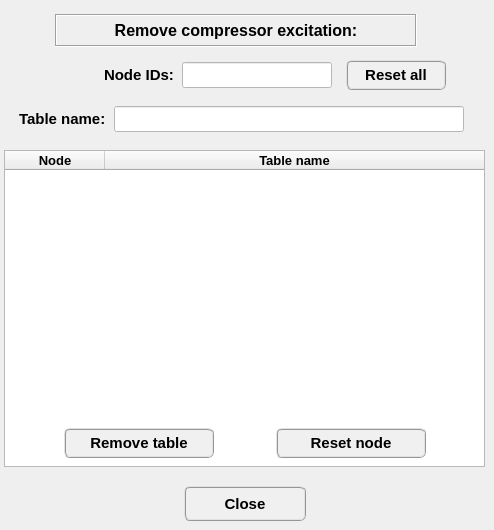
      <widget class="QWidget" name="tab_remove">
       <attribute name="title">
        <string>Remove</string>
       </attribute>
       <widget class="QLabel" name="label_29">
        <property name="geometry">
         <rect>
          <x>55</x>
          <y>14</y>
          <width>362</width>
          <height>33</height>
         </rect>
        </property>
        <property name="font">
         <font>
          <family>Arial</family>
          <pointsize>12</pointsize>
          <weight>75</weight>
          <italic>false</italic>
          <bold>true</bold>
         </font>
        </property>
        <property name="frameShape">
         <enum>QFrame::Box</enum>
        </property>
        <property name="frameShadow">
         <enum>QFrame::Sunken</enum>
        </property>
        <property name="text">
         <string>Remove compressor excitation:</string>
        </property>
        <property name="textFormat">
         <enum>Qt::AutoText</enum>
        </property>
        <property name="alignment">
         <set>Qt::AlignCenter</set>
        </property>
       </widget>
       <widget class="QPushButton" name="pushButton_remove_table">
        <property name="geometry">
         <rect>
          <x>64</x>
          <y>428</y>
          <width>150</width>
          <height>30</height>
         </rect>
        </property>
        <property name="minimumSize">
         <size>
          <width>150</width>
          <height>30</height>
         </size>
        </property>
        <property name="maximumSize">
         <size>
          <width>150</width>
          <height>30</height>
         </size>
        </property>
        <property name="font">
         <font>
          <family>MS Shell Dlg 2</family>
          <pointsize>11</pointsize>
          <weight>75</weight>
          <italic>false</italic>
          <bold>true</bold>
         </font>
        </property>
        <property name="styleSheet">
         <string notr="true">QPushButton{border-radius: 6px; border-color: rgb(150, 150, 150); border-style: ridge; border-width: 2px; color: rgb(0, 0, 0); background-color: rgb(240, 240, 240); font: 75 bold 11pt &quot;MS Shell Dlg 2&quot;}
QPushButton:hover{border-radius: 6px; border-color: rgb(0, 170, 255); border-style: ridge; border-width: 2px; color: rgb(0, 0, 0); background-color: rgba(174, 213, 255, 100); font: 75 bold 11pt &quot;MS Shell Dlg 2&quot;}
QPushButton:pressed{border-radius: 6px; border-color: rgb(0, 170, 255); border-style: ridge; border-width: 3px; color: rgb(0, 0, 0); background-color: rgb(174, 213, 255); font: 75 bold 11pt &quot;MS Shell Dlg 2&quot;}</string>
        </property>
        <property name="text">
         <string>Remove table</string>
        </property>
       </widget>
       <widget class="QTreeWidget" name="treeWidget_compressor_excitation">
        <property name="geometry">
         <rect>
          <x>4</x>
          <y>150</y>
          <width>481</width>
          <height>317</height>
         </rect>
        </property>
        <property name="minimumSize">
         <size>
          <width>0</width>
          <height>0</height>
         </size>
        </property>
        <property name="maximumSize">
         <size>
          <width>1000</width>
          <height>1000</height>
         </size>
        </property>
        <property name="font">
         <font>
          <family>MS Shell Dlg 2</family>
          <pointsize>9</pointsize>
          <weight>50</weight>
          <italic>false</italic>
          <bold>false</bold>
         </font>
        </property>
        <property name="frameShape">
         <enum>QFrame::StyledPanel</enum>
        </property>
        <property name="frameShadow">
         <enum>QFrame::Sunken</enum>
        </property>
        <property name="indentation">
         <number>0</number>
        </property>
        <column>
         <property name="text">
          <string>Node</string>
         </property>
         <property name="font">
          <font>
           <family>MS Shell Dlg 2</family>
           <pointsize>10</pointsize>
           <weight>75</weight>
           <italic>false</italic>
           <bold>true</bold>
          </font>
         </property>
         <property name="textAlignment">
          <set>AlignCenter</set>
         </property>
        </column>
        <column>
         <property name="text">
          <string>Table name</string>
         </property>
         <property name="font">
          <font>
           <family>MS Shell Dlg 2</family>
           <pointsize>10</pointsize>
           <weight>75</weight>
           <italic>false</italic>
           <bold>true</bold>
          </font>
         </property>
         <property name="textAlignment">
          <set>AlignCenter</set>
         </property>
        </column>
       </widget>
       <widget class="QPushButton" name="pushButton_reset_all">
        <property name="geometry">
         <rect>
          <x>346</x>
          <y>60</y>
          <width>100</width>
          <height>30</height>
         </rect>
        </property>
        <property name="minimumSize">
         <size>
          <width>100</width>
          <height>30</height>
         </size>
        </property>
        <property name="maximumSize">
         <size>
          <width>100</width>
          <height>30</height>
         </size>
        </property>
        <property name="font">
         <font>
          <family>MS Shell Dlg 2</family>
          <pointsize>11</pointsize>
          <weight>75</weight>
          <italic>false</italic>
          <bold>true</bold>
         </font>
        </property>
        <property name="styleSheet">
         <string notr="true">QPushButton{border-radius: 6px; border-color: rgb(150, 150, 150); border-style: ridge; border-width: 2px; color: rgb(0, 0, 0); background-color: rgb(240, 240, 240); font: 75 bold 11pt &quot;MS Shell Dlg 2&quot;}
QPushButton:hover{border-radius: 6px; border-color: rgb(0, 170, 255); border-style: ridge; border-width: 2px; color: rgb(0, 0, 0); background-color: rgba(174, 213, 255, 100); font: 75 bold 11pt &quot;MS Shell Dlg 2&quot;}
QPushButton:pressed{border-radius: 6px; border-color: rgb(0, 170, 255); border-style: ridge; border-width: 3px; color: rgb(0, 0, 0); background-color: rgb(174, 213, 255); font: 75 bold 11pt &quot;MS Shell Dlg 2&quot;}</string>
        </property>
        <property name="text">
         <string>Reset all</string>
        </property>
       </widget>
       <widget class="QLineEdit" name="lineEdit_id_labels_node_IDs">
        <property name="enabled">
         <bool>false</bool>
        </property>
        <property name="geometry">
         <rect>
          <x>68</x>
          <y>62</y>
          <width>110</width>
          <height>26</height>
         </rect>
        </property>
        <property name="palette">
         <palette>
          <active>
           <colorrole role="WindowText">
            <brush brushstyle="SolidPattern">
             <color alpha="255">
              <red>0</red>
              <green>0</green>
              <blue>0</blue>
             </color>
            </brush>
           </colorrole>
           <colorrole role="Dark">
            <brush brushstyle="SolidPattern">
             <color alpha="255">
              <red>0</red>
              <green>0</green>
              <blue>0</blue>
             </color>
            </brush>
           </colorrole>
           <colorrole role="Text">
            <brush brushstyle="SolidPattern">
             <color alpha="255">
              <red>0</red>
              <green>0</green>
              <blue>0</blue>
             </color>
            </brush>
           </colorrole>
           <colorrole role="ButtonText">
            <brush brushstyle="SolidPattern">
             <color alpha="255">
              <red>0</red>
              <green>0</green>
              <blue>0</blue>
             </color>
            </brush>
           </colorrole>
          </active>
          <inactive>
           <colorrole role="WindowText">
            <brush brushstyle="SolidPattern">
             <color alpha="255">
              <red>0</red>
              <green>0</green>
              <blue>0</blue>
             </color>
            </brush>
           </colorrole>
           <colorrole role="Dark">
            <brush brushstyle="SolidPattern">
             <color alpha="255">
              <red>0</red>
              <green>0</green>
              <blue>0</blue>
             </color>
            </brush>
           </colorrole>
           <colorrole role="Text">
            <brush brushstyle="SolidPattern">
             <color alpha="255">
              <red>0</red>
              <green>0</green>
              <blue>0</blue>
             </color>
            </brush>
           </colorrole>
           <colorrole role="ButtonText">
            <brush brushstyle="SolidPattern">
             <color alpha="255">
              <red>0</red>
              <green>0</green>
              <blue>0</blue>
             </color>
            </brush>
           </colorrole>
          </inactive>
          <disabled>
           <colorrole role="WindowText">
            <brush brushstyle="SolidPattern">
             <color alpha="255">
              <red>0</red>
              <green>0</green>
              <blue>0</blue>
             </color>
            </brush>
           </colorrole>
           <colorrole role="Dark">
            <brush brushstyle="SolidPattern">
             <color alpha="255">
              <red>0</red>
              <green>0</green>
              <blue>0</blue>
             </color>
            </brush>
           </colorrole>
           <colorrole role="Text">
            <brush brushstyle="SolidPattern">
             <color alpha="255">
              <red>0</red>
              <green>0</green>
              <blue>0</blue>
             </color>
            </brush>
           </colorrole>
           <colorrole role="ButtonText">
            <brush brushstyle="SolidPattern">
             <color alpha="255">
              <red>0</red>
              <green>0</green>
              <blue>0</blue>
             </color>
            </brush>
           </colorrole>
          </disabled>
         </palette>
        </property>
        <property name="font">
         <font>
          <family>Arial</family>
          <pointsize>11</pointsize>
          <weight>75</weight>
          <italic>false</italic>
          <bold>true</bold>
         </font>
        </property>
        <property name="focusPolicy">
         <enum>Qt::ClickFocus</enum>
        </property>
        <property name="autoFillBackground">
         <bool>false</bool>
        </property>
        <property name="text">
         <string>Node IDs:</string>
        </property>
        <property name="frame">
         <bool>false</bool>
        </property>
        <property name="alignment">
         <set>Qt::AlignRight|Qt::AlignTrailing|Qt::AlignVCenter</set>
        </property>
       </widget>
       <widget class="QLineEdit" name="lineEdit_node_ID_info">
        <property name="enabled">
         <bool>false</bool>
        </property>
        <property name="geometry">
         <rect>
          <x>182</x>
          <y>62</y>
          <width>150</width>
          <height>26</height>
         </rect>
        </property>
        <property name="font">
         <font>
          <family>Arial</family>
          <pointsize>11</pointsize>
          <weight>75</weight>
          <italic>false</italic>
          <bold>true</bold>
         </font>
        </property>
        <property name="focusPolicy">
         <enum>Qt::ClickFocus</enum>
        </property>
        <property name="styleSheet">
         <string notr="true">background-color: rgb(255, 255, 255);
color: rgb(0, 0, 0);</string>
        </property>
        <property name="alignment">
         <set>Qt::AlignCenter</set>
        </property>
       </widget>
       <widget class="QLineEdit" name="lineEdit_table_name_">
        <property name="enabled">
         <bool>false</bool>
        </property>
        <property name="geometry">
         <rect>
          <x>10</x>
          <y>106</y>
          <width>99</width>
          <height>26</height>
         </rect>
        </property>
        <property name="palette">
         <palette>
          <active>
           <colorrole role="WindowText">
            <brush brushstyle="SolidPattern">
             <color alpha="255">
              <red>0</red>
              <green>0</green>
              <blue>0</blue>
             </color>
            </brush>
           </colorrole>
           <colorrole role="Dark">
            <brush brushstyle="SolidPattern">
             <color alpha="255">
              <red>0</red>
              <green>0</green>
              <blue>0</blue>
             </color>
            </brush>
           </colorrole>
           <colorrole role="Text">
            <brush brushstyle="SolidPattern">
             <color alpha="255">
              <red>0</red>
              <green>0</green>
              <blue>0</blue>
             </color>
            </brush>
           </colorrole>
           <colorrole role="ButtonText">
            <brush brushstyle="SolidPattern">
             <color alpha="255">
              <red>0</red>
              <green>0</green>
              <blue>0</blue>
             </color>
            </brush>
           </colorrole>
          </active>
          <inactive>
           <colorrole role="WindowText">
            <brush brushstyle="SolidPattern">
             <color alpha="255">
              <red>0</red>
              <green>0</green>
              <blue>0</blue>
             </color>
            </brush>
           </colorrole>
           <colorrole role="Dark">
            <brush brushstyle="SolidPattern">
             <color alpha="255">
              <red>0</red>
              <green>0</green>
              <blue>0</blue>
             </color>
            </brush>
           </colorrole>
           <colorrole role="Text">
            <brush brushstyle="SolidPattern">
             <color alpha="255">
              <red>0</red>
              <green>0</green>
              <blue>0</blue>
             </color>
            </brush>
           </colorrole>
           <colorrole role="ButtonText">
            <brush brushstyle="SolidPattern">
             <color alpha="255">
              <red>0</red>
              <green>0</green>
              <blue>0</blue>
             </color>
            </brush>
           </colorrole>
          </inactive>
          <disabled>
           <colorrole role="WindowText">
            <brush brushstyle="SolidPattern">
             <color alpha="255">
              <red>0</red>
              <green>0</green>
              <blue>0</blue>
             </color>
            </brush>
           </colorrole>
           <colorrole role="Dark">
            <brush brushstyle="SolidPattern">
             <color alpha="255">
              <red>0</red>
              <green>0</green>
              <blue>0</blue>
             </color>
            </brush>
           </colorrole>
           <colorrole role="Text">
            <brush brushstyle="SolidPattern">
             <color alpha="255">
              <red>0</red>
              <green>0</green>
              <blue>0</blue>
             </color>
            </brush>
           </colorrole>
           <colorrole role="ButtonText">
            <brush brushstyle="SolidPattern">
             <color alpha="255">
              <red>0</red>
              <green>0</green>
              <blue>0</blue>
             </color>
            </brush>
           </colorrole>
          </disabled>
         </palette>
        </property>
        <property name="font">
         <font>
          <family>Arial</family>
          <pointsize>11</pointsize>
          <weight>75</weight>
          <italic>false</italic>
          <bold>true</bold>
         </font>
        </property>
        <property name="focusPolicy">
         <enum>Qt::ClickFocus</enum>
        </property>
        <property name="autoFillBackground">
         <bool>false</bool>
        </property>
        <property name="text">
         <string>Table name:</string>
        </property>
        <property name="frame">
         <bool>false</bool>
        </property>
        <property name="alignment">
         <set>Qt::AlignRight|Qt::AlignTrailing|Qt::AlignVCenter</set>
        </property>
       </widget>
       <widget class="QLineEdit" name="lineEdit_table_name_info">
        <property name="enabled">
         <bool>false</bool>
        </property>
        <property name="geometry">
         <rect>
          <x>114</x>
          <y>106</y>
          <width>350</width>
          <height>26</height>
         </rect>
        </property>
        <property name="minimumSize">
         <size>
          <width>350</width>
          <height>26</height>
         </size>
        </property>
        <property name="maximumSize">
         <size>
          <width>350</width>
          <height>26</height>
         </size>
        </property>
        <property name="font">
         <font>
          <family>Arial</family>
          <pointsize>10</pointsize>
          <weight>75</weight>
          <italic>true</italic>
          <bold>true</bold>
         </font>
        </property>
        <property name="focusPolicy">
         <enum>Qt::ClickFocus</enum>
        </property>
        <property name="styleSheet">
         <string notr="true">background-color: rgb(255, 255, 255);
color: rgb(0, 0, 0);</string>
        </property>
        <property name="alignment">
         <set>Qt::AlignCenter</set>
        </property>
       </widget>
       <widget class="QPushButton" name="pushButton_reset_node">
        <property name="geometry">
         <rect>
          <x>276</x>
          <y>428</y>
          <width>150</width>
          <height>30</height>
         </rect>
        </property>
        <property name="minimumSize">
         <size>
          <width>150</width>
          <height>30</height>
         </size>
        </property>
        <property name="maximumSize">
         <size>
          <width>150</width>
          <height>30</height>
         </size>
        </property>
        <property name="font">
         <font>
          <family>MS Shell Dlg 2</family>
          <pointsize>11</pointsize>
          <weight>75</weight>
          <italic>false</italic>
          <bold>true</bold>
         </font>
        </property>
        <property name="styleSheet">
         <string notr="true">QPushButton{border-radius: 6px; border-color: rgb(150, 150, 150); border-style: ridge; border-width: 2px; color: rgb(0, 0, 0); background-color: rgb(240, 240, 240); font: 75 bold 11pt &quot;MS Shell Dlg 2&quot;}
QPushButton:hover{border-radius: 6px; border-color: rgb(0, 170, 255); border-style: ridge; border-width: 2px; color: rgb(0, 0, 0); background-color: rgba(174, 213, 255, 100); font: 75 bold 11pt &quot;MS Shell Dlg 2&quot;}
QPushButton:pressed{border-radius: 6px; border-color: rgb(0, 170, 255); border-style: ridge; border-width: 3px; color: rgb(0, 0, 0); background-color: rgb(174, 213, 255); font: 75 bold 11pt &quot;MS Shell Dlg 2&quot;}</string>
        </property>
        <property name="text">
         <string>Reset node</string>
        </property>
       </widget>
       <widget class="QPushButton" name="pushButton_close">
        <property name="geometry">
         <rect>
          <x>184</x>
          <y>486</y>
          <width>122</width>
          <height>35</height>
         </rect>
        </property>
        <property name="minimumSize">
         <size>
          <width>122</width>
          <height>35</height>
         </size>
        </property>
        <property name="maximumSize">
         <size>
          <width>122</width>
          <height>35</height>
         </size>
        </property>
        <property name="font">
         <font>
          <family>MS Shell Dlg 2</family>
          <pointsize>11</pointsize>
          <weight>75</weight>
          <italic>false</italic>
          <bold>true</bold>
         </font>
        </property>
        <property name="styleSheet">
         <string notr="true">QPushButton{border-radius: 6px; border-color: rgb(150, 150, 150); border-style: ridge; border-width: 2px; color: rgb(0, 0, 0); background-color: rgb(240, 240, 240); font: 75 bold 11pt &quot;MS Shell Dlg 2&quot;}
QPushButton:hover{border-radius: 6px; border-color: rgb(0, 170, 255); border-style: ridge; border-width: 2px; color: rgb(0, 0, 0); background-color: rgba(174, 213, 255, 100); font: 75 bold 11pt &quot;MS Shell Dlg 2&quot;}
QPushButton:pressed{border-radius: 6px; border-color: rgb(0, 170, 255); border-style: ridge; border-width: 3px; color: rgb(0, 0, 0); background-color: rgb(174, 213, 255); font: 75 bold 11pt &quot;MS Shell Dlg 2&quot;}</string>
        </property>
        <property name="text">
         <string>Close</string>
        </property>
       </widget>
       <zorder>treeWidget_compressor_excitation</zorder>
       <zorder>label_29</zorder>
       <zorder>pushButton_remove_table</zorder>
       <zorder>pushButton_reset_all</zorder>
       <zorder>lineEdit_id_labels_node_IDs</zorder>
       <zorder>lineEdit_node_ID_info</zorder>
       <zorder>lineEdit_table_name_</zorder>
       <zorder>lineEdit_table_name_info</zorder>
       <zorder>pushButton_reset_node</zorder>
       <zorder>pushButton_close</zorder>
      </widget>
